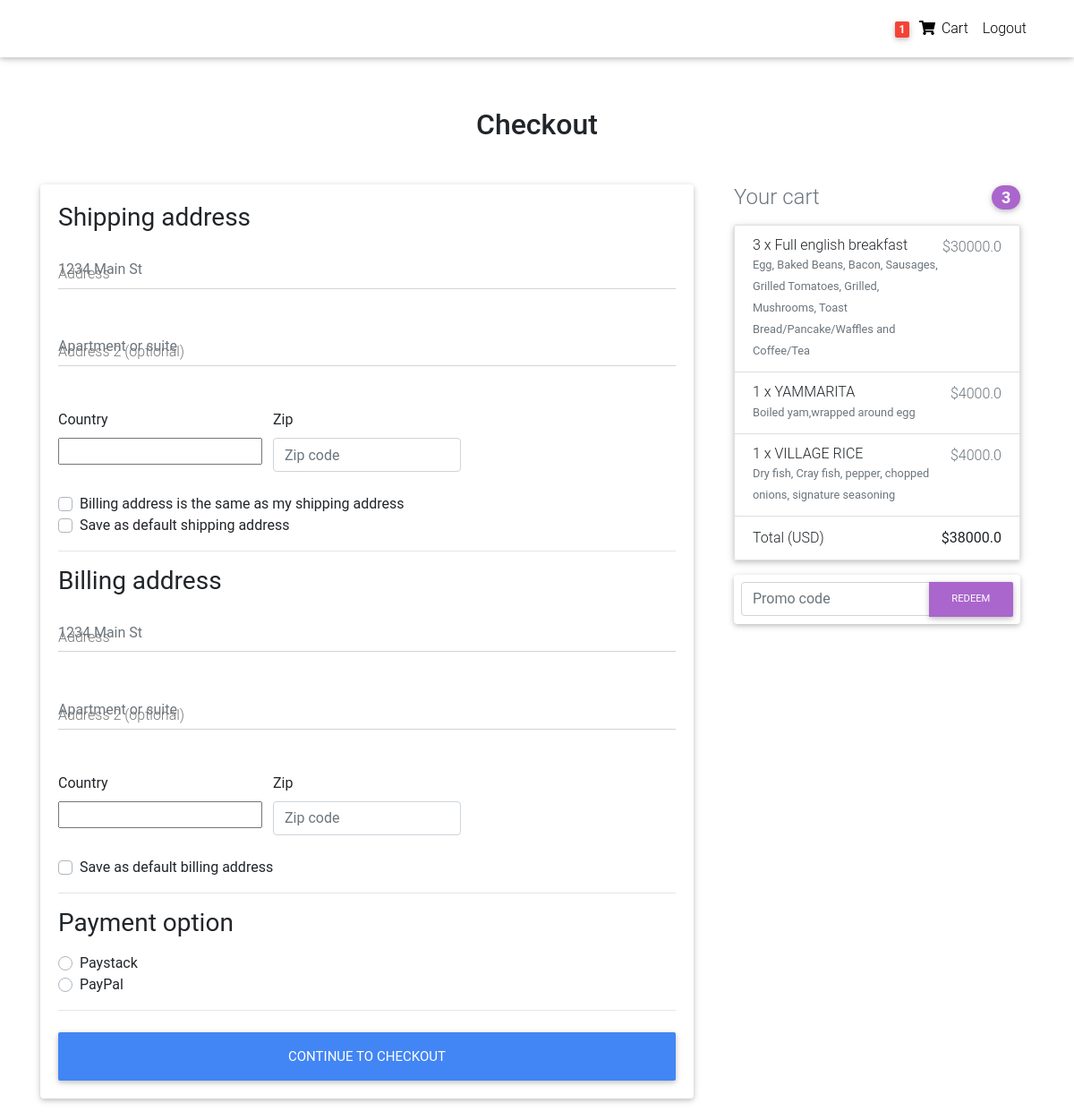
/checkout/ (signed in), run on an earlier commit of the app's database.
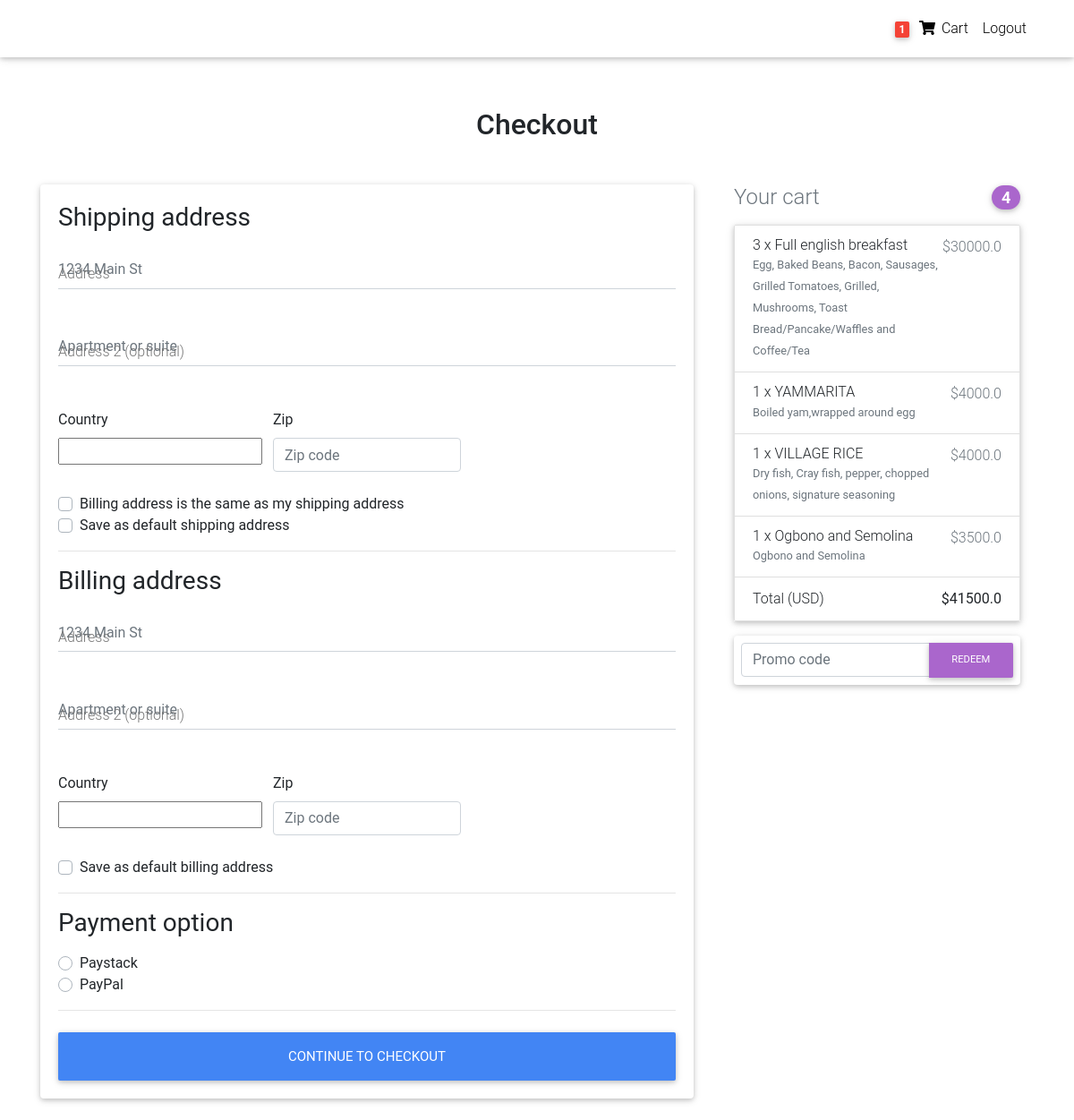
And on a later commit of the database.
### Cafe/models.py (models this page shows, shortened)
class Order(models.Model):
    user = models.ForeignKey(settings.AUTH_USER_MODEL,
                             on_delete=models.CASCADE)
    ref_code = models.CharField(max_length=20, blank=True, null=True)
    items = models.ManyToManyField(OrderItem)
    start_date = models.DateTimeField(auto_now_add=True)
    ordered_date = models.DateTimeField()
    ordered = models.BooleanField(default=False)
    shipping_address = models.ForeignKey(
        'Address', related_name='shipping_address', on_delete=models.SET_NULL, blank=True, null=True)
    billing_address = models.ForeignKey(
        'Address', related_name='billing_address', on_delete=models.SET_NULL, blank=True, null=True)
    payment = models.ForeignKey(
        'Payment', on_delete=models.SET_NULL, blank=True, null=True)
    coupon = models.ForeignKey(
        'Coupon', on_delete=models.SET_NULL, blank=True, null=True)
    being_delivered = models.BooleanField(default=False)
    received = models.BooleanField(default=False)
    refund_requested = models.BooleanField(default=False)
    refund_granted = models.BooleanField(default=False)
    '''
    1. Item added to cart
    2. Adding a billing address
    (Failed checkout)
    3. Payment
    (Preprocessing, processing, packaging etc.)
    4. Being delivered
    5. Received
    6. Refunds
    '''
    def get_total(self):
        total = 0
        for order_item in self.items.all():
            total += order_item.get_final_price()
        if self.coupon:
            total -= self.coupon.amount
        return total

class OrderItem(models.Model):
    user = models.ForeignKey(settings.AUTH_USER_MODEL,
                             on_delete=models.CASCADE)
    ordered = models.BooleanField(default=False)
    item = models.ForeignKey(Item, on_delete=models.CASCADE)
    quantity = models.IntegerField(default=1)
    def get_total_item_price(self):
        return self.quantity * self.item.price
    def get_final_price(self):
        if self.item.discount_price:
            return self.get_total_discount_item_price()
        return self.get_total_item_price()

class Item(models.Model):
    title = models.CharField(max_length=100)
    preview_price = models.CharField(max_length=100,default="0.00")
    price = models.FloatField()
    user = models.ForeignKey(to=profile, on_delete=models.CASCADE)
    discount_price = models.FloatField(blank=True, null=True)
    label = models.CharField(choices=LABEL_CHOICES, max_length=1)
    slug = models.SlugField(max_length=250, unique=True)
    category = models.ForeignKey(Category, on_delete=models.CASCADE)
    description = models.TextField()
    image = models.CharField(blank=True,max_length=850,null=True,default="/static/images/banner3.png")
    protein = models.BooleanField(default=False)
    special = models.BooleanField(default=False)
    drinks = models.BooleanField(default=False)
    break_fast = models.BooleanField(default=False)
    starters = models.BooleanField(default=False)
    rice = models.BooleanField(default=False)
    pasta_and_nodles = models.BooleanField(default=False)
    sauce_and_stew = models.BooleanField(default=False)
    salad = models.BooleanField(default=False)
    sandwich_and_burgers = models.BooleanField(default=False)
    side = models.BooleanField(default=False)
    pepper_soup = models.BooleanField(default=False)
    grills = models.BooleanField(default=False)
    african_soup = models.BooleanField(default=False)
    dessert = models.BooleanField(default=False)
    bar_menu_listed = models.CharField(max_length=100,default="This is the bar menu listed below to fill up")
    cocktails = models.BooleanField(default=False)
    slippery_signatures = models.BooleanField(default=False)
    mocktails = models.BooleanField(default=False)
    milk_shakes = models.BooleanField(default=False)
    smoothies = models.BooleanField(default=False)
    soft_drinks = models.BooleanField(default=False)
    tequila = models.BooleanField(default=False)
    wines = models.BooleanField(default=False)
    champagne = models.BooleanField(default=False)
    cognac = models.BooleanField(default=False)
    whiskey = models.BooleanField(default=False)
    shisha = models.BooleanField(default=False)
    vape = models.BooleanField(default=False)
    timestamp = models.DateTimeField(blank=True, null=True)
    created_on = models.DateField(auto_now=True)
    item_created_date = models.DateField(auto_now=True)

### Cafe/views.py (the view, shortened to what this page needs)
# urls.py: path('checkout/', CheckoutView.as_view(), name='checkout'),
class CheckoutView(View):
    def get(self, *args, **kwargs):
        try:
            order = Order.objects.get(user=self.request.user, ordered=False)
            form = CheckoutForm()
            context = {
                'form': form,
                'couponform': CouponForm(),
                'order': order,
                'DISPLAY_COUPON_FORM': True
            }
            shipping_address_qs = Address.objects.filter(
                user=self.request.user,
                address_type='S',
                default=True
            )
            if shipping_address_qs.exists():
                context.update(
                    {'default_shipping_address': shipping_address_qs[0]})
            billing_address_qs = Address.objects.filter(
                user=self.request.user,
                address_type='B',
                default=True
            )
            if billing_address_qs.exists():
                context.update(
                    {'default_billing_address': billing_address_qs[0]})
            return render(self.request, "checkout.html", context)
        except ObjectDoesNotExist:
            messages.info(self.request, "You do not have an active order")
            return redirect("core:checkout")

### Cafe/forms.py
class CheckoutForm(forms.Form):
    shipping_address = forms.CharField(required=False)
    shipping_address2 = forms.CharField(required=False)
    shipping_country = CountryField(blank_label='(select country)').formfield(
        required=False,
        widget=CountrySelectWidget(attrs={
            'class': 'custom-select d-block w-100',
        }))
    shipping_zip = forms.CharField(required=False)
    billing_address = forms.CharField(required=False)
    billing_address2 = forms.CharField(required=False)
    billing_country = CountryField(blank_label='(select country)').formfield(
        required=False,
        widget=CountrySelectWidget(attrs={
            'class': 'custom-select d-block w-100',
        }))
    billing_zip = forms.CharField(required=False)
    same_billing_address = forms.BooleanField(required=False)
    set_default_shipping = forms.BooleanField(required=False)
    use_default_shipping = forms.BooleanField(required=False)
    set_default_billing = forms.BooleanField(required=False)
    use_default_billing = forms.BooleanField(required=False)
    payment_option = forms.ChoiceField(
        widget=forms.RadioSelect, choices=PAYMENT_CHOICES)

### templates/checkout.html (shortened to what this page needs)
{% extends "basse.html" %}
{% load crispy_forms_tags %}
{% block content %}
  <main >
    <div class="container wow fadeIn">
      <h2 class="my-5 h2 text-center">Checkout</h2>
      <div class="row">
        <div class="col-md-8 mb-4">
          <div class="card">
            <form method="POST" class="card-body">
              <h3>Shipping address</h3>
              <div class='hideable_shipping_form'>
                <div class="md-form mb-5">
                  <input type='text' placeholder='1234 Main St' id='shipping_address' name='shipping_address' class='form-control' />
                  <label for="shipping_address" class="">Address</label>
                </div>
                <div class="md-form mb-5">
                  <input type='text' placeholder='Apartment or suite' id='shipping_address2' name='shipping_address2' class='form-control' />
                  <label for="shipping_address2" class="">Address 2 (optional)</label>
                </div>
                <div class="row">
                  <div class="col-lg-4 col-md-12 mb-4">
                    <label for="country">Country</label>
                    {{ form.shipping_country }}
                  </div>
                  <div class="col-lg-4 col-md-6 mb-4">
                    <label for="shipping_zip">Zip</label>
                    <input type='text' placeholder='Zip code' id='shipping_zip' name='shipping_zip' class='form-control' />
                  </div>
                </div>
                <div class="custom-control custom-checkbox">
                  <label class="custom-control-label" for="same_billing_address">Billing address is the same as my shipping address</label>
                </div>
                <div class="custom-control custom-checkbox">
                  <label class="custom-control-label" for="set_default_shipping">Save as default shipping address</label>
                </div>
              </div>
              <hr>
              <h3>Billing address</h3>
              <div class='hideable_billing_form'>
                <div class="md-form mb-5">
                  <input type='text' placeholder='1234 Main St' id='billing_address' name='billing_address' class='form-control' />
                  <label for="billing_address" class="">Address</label>
                </div>
                <div class="md-form mb-5">
                  <input type='text' placeholder='Apartment or suite' id='billing_address2' name='billing_address2' class='form-control' />
                  <label for="billing_address2" class="">Address 2 (optional)</label>
                </div>
                <div class="row">
                  <div class="col-lg-4 col-md-12 mb-4">
                    <label for="country">Country</label>
                    {{ form.billing_country }}
                  </div>
                  <div class="col-lg-4 col-md-6 mb-4">
                    <label for="billing_zip">Zip</label>
                    <input type='text' placeholder='Zip code' id='billing_zip' name='billing_zip' class='form-control' />
                  </div>
                </div>
                <div class="custom-control custom-checkbox">
                  <label class="custom-control-label" for="set_default_billing">Save as default billing address</label>
                </div>
              </div>
              <hr>
              <h3>Payment option</h3>
              <div class="d-block my-3">
                {% for value, name in form.fields.payment_option.choices %}
                <div class="custom-control custom-radio">
                  <label class="custom-control-label" for="{{ name }}">{{ name }}</label>
                </div>
                {% endfor %}
              </div>
              <hr class="mb-4">
              <button class="btn btn-primary btn-lg btn-block" type="submit">Continue to checkout</button>
            </form>
          </div>
        </div>
        <div class="col-md-4 mb-4">
          {% include "order_snippet.html" %}
        </div>
      </div>
    </div>
  </main>
{% endblock content %}

### templates/order_snippet.html (shortened to what this page needs)
<div class="col-md-12 mb-4">
    <h4 class="d-flex justify-content-between align-items-center mb-3">
    <span class="text-muted">Your cart</span>
    <span class="badge badge-secondary badge-pill">{{ order.items.count }}</span>
    </h4>
    <ul class="list-group mb-3 z-depth-1">
    {% for order_item in order.items.all %}
    <li class="list-group-item d-flex justify-content-between lh-condensed">
        <div>
        <h6 class="my-0">{{ order_item.quantity }} x {{ order_item.item.title}}</h6>
        <small class="text-muted">{{ order_item.item.description}}</small>
        </div>
        <span class="text-muted">${{ order_item.get_final_price }}</span>
    </li>
    {% endfor %}
    <li class="list-group-item d-flex justify-content-between">
        <span>Total (USD)</span>
        <strong>${{ order.get_total }}</strong>
    </li>
    </ul>
    {% if DISPLAY_COUPON_FORM %}
    <form class="card p-2" action="{% url 'core:add-coupon' %}" method="POST">
        <div class="input-group">
            {{ couponform.code }}
            <div class="input-group-append">
            <button class="btn btn-secondary btn-md waves-effect m-0" type="submit">Redeem</button>
            </div>
        </div>
    </form>
    {% endif %}
</div>

What changed in the data, as far as the page shows it:
computed for Order: items.count "3" → "4"; get_total "38000.0" → "41500.0"
added OrderItem: quantity "1", item "Ogbono and Semolina", item.description "Ogbono and Semolina", get_final_price "3500.0"
